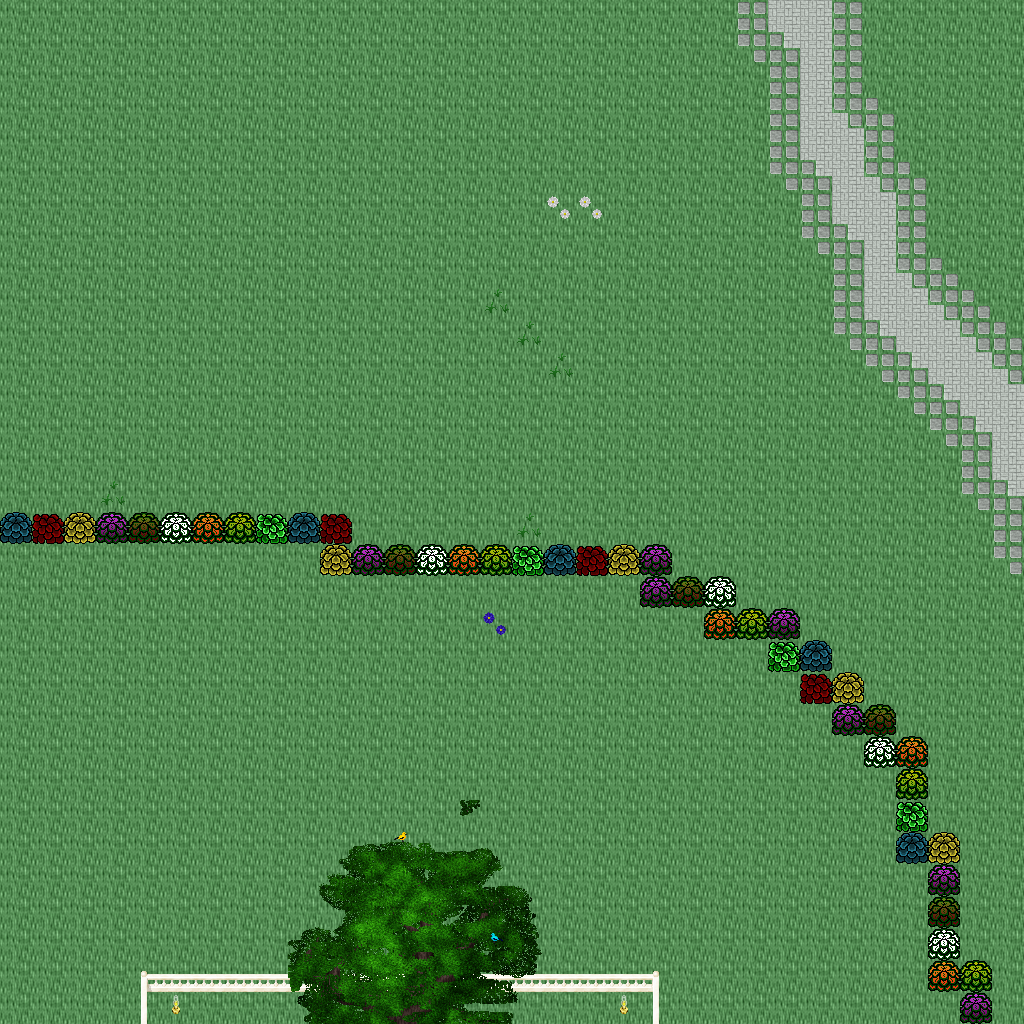

A 2D game scene composited from a Tiled map and its tileset images. What follows is a short description and the map's XML, with each tile layer's data collapsed to a summary:
An orthogonal 32x32 tile map with 32x32 px tiles, 5 tile layers (Ground, Objects, Objects2, Above, ...), 1 hidden layer not drawn, 44 tilesets.

<map version="1.10" tiledversion="1.11.0" orientation="orthogonal" renderorder="right-down" width="32" height="32" tilewidth="32" tileheight="32" infinite="0" nextlayerid="11" nextobjectid="1">
 <tileset firstgid="1" name="logic_item_mushroom" tilewidth="32" tileheight="32" tilecount="6" columns="6">
  <image source="../drawable/logic_item_mushroom.png" width="192" height="32" />
 </tileset>
 <tileset firstgid="7" name="plant_tree_chestnut_tree" tilewidth="32" tileheight="32" tilecount="20" columns="4">
  <image source="../drawable/plant_tree_chestnut_tree.png" width="128" height="160" />
 </tileset>
 <tileset firstgid="27" name="plant_tree_oak_tree" tilewidth="32" tileheight="32" tilecount="20" columns="4">
  <image source="../drawable/plant_tree_oak_tree.png" width="128" height="160" />
 </tileset>
 <tileset firstgid="47" name="building_fence_stone_fence_white" tilewidth="32" tileheight="32" tilecount="9" columns="3">
  <image source="../drawable/building_fence_stone_fence_white.png" width="96" height="96" />
 </tileset>
 <tileset firstgid="56" name="building_gnome_homes" tilewidth="32" tileheight="32" tilecount="48" columns="6">
  <image source="../drawable/building_gnome_homes.png" width="192" height="256" />
 </tileset>
 <tileset firstgid="104" name="logic_creature_gnome" tilewidth="32" tileheight="32" tilecount="6" columns="6">
  <image source="../drawable/logic_creature_gnome.png" width="192" height="32" />
 </tileset>
 <tileset firstgid="110" name="logic_item_vegetable" tilewidth="32" tileheight="32" tilecount="16" columns="8">
  <image source="../drawable/logic_item_vegetable.png" width="256" height="64" />
 </tileset>
 <tileset firstgid="126" name="plant_stump_small_stump" tilewidth="32" tileheight="32" tilecount="4" columns="2">
  <image source="../drawable/plant_stump_small_stump.png" width="64" height="64" />
 </tileset>
 <tileset firstgid="130" name="object_birds" tilewidth="32" tileheight="32" tilecount="4" columns="2">
  <image source="../drawable/object_birds.png" width="64" height="64" />
 </tileset>
 <tileset firstgid="134" name="ground_earth_edges" tilewidth="32" tileheight="32" tilecount="18" columns="6">
  <image source="../drawable/ground_earth_edges.png" width="192" height="96" />
 </tileset>
 <tileset firstgid="152" name="ground_grass_corners" tilewidth="32" tileheight="32" tilecount="24" columns="6">
  <image source="../drawable/ground_grass_corners.png" width="192" height="128" />
 </tileset>
 <tileset firstgid="176" name="building_fence_fence_chunky" tilewidth="32" tileheight="32" tilecount="21" columns="3">
  <image source="../drawable/building_fence_fence_chunky.png" width="96" height="224" />
 </tileset>
 <tileset firstgid="197" name="plant_bush_hosta" tilewidth="32" tileheight="32" tilecount="9" columns="3">
  <image source="../drawable/plant_bush_hosta.png" width="96" height="96" />
 </tileset>
 <tileset firstgid="206" name="plant_tree_maple_tree" tilewidth="32" tileheight="32" tilecount="72" columns="8">
  <image source="../drawable/plant_tree_maple_tree.png" width="256" height="288" />
 </tileset>
 <tileset firstgid="278" name="ground_ground" tilewidth="32" tileheight="32" tilecount="33" columns="3">
  <image source="../drawable/ground_ground.png" width="96" height="352" />
 </tileset>
 <tileset firstgid="311" name="ground_ground_2" tilewidth="32" tileheight="32" tilecount="4" columns="4">
  <image source="../drawable/ground_ground_2.png" width="128" height="32" />
 </tileset>
 <tileset firstgid="315" name="ground_ridge_earth_dark" tilewidth="32" tileheight="32" tilecount="96" columns="12">
  <image source="../drawable/ground_ridge_earth_dark.png" width="384" height="256" />
 </tileset>
 <tileset firstgid="411" name="plant_grasses" tilewidth="32" tileheight="32" tilecount="6" columns="3">
  <image source="../drawable/plant_grasses.png" width="96" height="64" />
 </tileset>
 <tileset firstgid="417" name="ground_grass_edges" tilewidth="32" tileheight="32" tilecount="36" columns="12">
  <image source="../drawable/ground_grass_edges.png" width="384" height="96" />
 </tileset>
 <tileset firstgid="453" name="ground_green_paving" tilewidth="32" tileheight="32" tilecount="18" columns="3">
  <image source="../drawable/ground_green_paving.png" width="96" height="192" />
 </tileset>
 <tileset firstgid="471" name="ground_rock_pebbles" tilewidth="32" tileheight="32" tilecount="3" columns="1">
  <image source="../drawable/ground_rock_pebbles.png" width="32" height="96" />
 </tileset>
 <tileset firstgid="474" name="plant_flower_daisy_white" tilewidth="32" tileheight="32" tilecount="8" columns="2">
  <image source="../drawable/plant_flower_daisy_white.png" width="64" height="128" />
 </tileset>
 <tileset firstgid="482" name="plant_flower_daisy_blue" tilewidth="32" tileheight="32" tilecount="8" columns="2">
  <image source="../drawable/plant_flower_daisy_blue.png" width="64" height="128" />
 </tileset>
 <tileset firstgid="490" name="ground_ladder_vertical_dark" tilewidth="32" tileheight="32" tilecount="3" columns="3">
  <image source="../drawable/ground_ladder_vertical_dark.png" width="96" height="32" />
 </tileset>
 <tileset firstgid="493" name="plant_tree_tree_darkgreen" tilewidth="32" tileheight="32" tilecount="88" columns="8">
  <image source="../drawable/plant_tree_tree_darkgreen.png" width="256" height="352" />
 </tileset>
 <tileset firstgid="581" name="ground_rock_rock_cluster" tilewidth="32" tileheight="32" tilecount="6" columns="3">
  <image source="../drawable/ground_rock_rock_cluster.png" width="96" height="64" />
 </tileset>
 <tileset firstgid="587" name="ground_grass_corners" tilewidth="32" tileheight="32" tilecount="24" columns="6">
  <image source="../drawable/ground_grass_corners.png" width="192" height="128" />
 </tileset>
 <tileset firstgid="611" name="plant_bush_bushes" tilewidth="32" tileheight="32" tilecount="10" columns="5">
  <image source="../drawable/plant_bush_bushes.png" width="160" height="64" />
 </tileset>
 <tileset firstgid="621" name="plant_vine" tilewidth="32" tileheight="32" tilecount="3" columns="1">
  <image source="../drawable/plant_vine.png" width="32" height="96" />
 </tileset>
 <tileset firstgid="624" name="ground_ladder_horizontal_dark" tilewidth="32" tileheight="32" tilecount="3" columns="1">
  <image source="../drawable/ground_ladder_horizontal_dark.png" width="32" height="96" />
 </tileset>
 <tileset firstgid="627" name="logic_collision" tilewidth="32" tileheight="32" tilecount="1" columns="1">
  <image source="../drawable/logic_collision.png" width="32" height="32" />
 </tileset>
 <tileset firstgid="628" name="plant_tree_fir_trees" tilewidth="32" tileheight="32" tilecount="24" columns="6">
  <image source="../drawable/plant_tree_fir_trees.png" width="192" height="128" />
 </tileset>
 <tileset firstgid="652" name="plant_mosses" tilewidth="32" tileheight="32" tilecount="16" columns="4">
  <image source="../drawable/plant_mosses.png" width="128" height="128" />
 </tileset>
 <tileset firstgid="668" name="plant_mushroom3" tilewidth="32" tileheight="32" tilecount="2" columns="2">
  <image source="../drawable/plant_mushroom3.png" width="64" height="32" />
 </tileset>
 <tileset firstgid="670" name="building_wizards_tower" tilewidth="32" tileheight="32" tilecount="252" columns="9">
  <image source="../drawable/building_wizards_tower.png" width="288" height="896" />
 </tileset>
 <tileset firstgid="922" name="plant_tree_evergreen" tilewidth="32" tileheight="32" tilecount="36" columns="3">
  <image source="../drawable/plant_tree_evergreen.png" width="96" height="384" />
 </tileset>
 <tileset firstgid="958" name="logic_portal" tilewidth="32" tileheight="32" tilecount="24" columns="8">
  <image source="../drawable/logic_portal.png" width="256" height="96" />
 </tileset>
 <tileset firstgid="982" name="logic_protection" tilewidth="32" tileheight="32" tilecount="2" columns="2">
  <image source="../drawable/logic_protection.png" width="64" height="32" />
 </tileset>
 <tileset firstgid="984" name="logic_item_herb" tilewidth="32" tileheight="32" tilecount="5" columns="5">
  <image source="../drawable/logic_item_herb.png" width="160" height="32" />
 </tileset>
 <tileset firstgid="989" name="plant_bush_large_green" tilewidth="32" tileheight="32" tilecount="9" columns="3">
  <image source="../drawable/plant_bush_large_green.png" width="96" height="96" />
 </tileset>
 <tileset firstgid="998" name="light_dim_light_5x5" tilewidth="32" tileheight="32" tilecount="25" columns="5">
  <image source="../drawable/light_dim_light_5x5.png" width="160" height="160" />
 </tileset>
 <tileset firstgid="1023" name="furniture_light_small_oil_lamp" tilewidth="32" tileheight="32" tilecount="8" columns="2">
  <image source="../drawable/furniture_light_small_oil_lamp.png" width="64" height="128" />
 </tileset>
 <tileset firstgid="1031" name="item_banners_flag" tilewidth="32" tileheight="32" tilecount="12" columns="3">
  <image source="../drawable/item_banners_flag.png" width="96" height="128" />
 </tileset>
 <tileset firstgid="1043" name="item_flagpole" tilewidth="32" tileheight="32" tilecount="3" columns="1">
  <image source="../drawable/item_flagpole.png" width="32" height="96" />
 </tileset>
 <layer id="1" name="Ground" width="32" height="32">
  <data>[1024 cells, 1024 non-empty, 1 distinct tile ids]</data>
 </layer>
 <layer id="2" name="Objects" width="32" height="32">
  <data>[1024 cells, 120 non-empty, 17 distinct tile ids]</data>
 </layer>
 <layer id="3" name="Objects2" width="32" height="32">
  <data>[1024 cells, 22 non-empty, 7 distinct tile ids]</data>
 </layer>
 <layer id="4" name="Above" width="32" height="32">
  <data>[1024 cells, 47 non-empty, 47 distinct tile ids]</data>
 </layer>
 <layer id="5" name="Above2" width="32" height="32">
  <data>[1024 cells, 2 non-empty, 2 distinct tile ids]</data>
 </layer>
 <layer id="6" name="Walkable" width="32" height="32" visible="0">
  <data>[1024 cells, 67 non-empty, 1 distinct tile ids]</data>
 </layer>
 <objectgroup id="7" name="Mapevents" />
 <objectgroup id="8" name="Spawn" />
 <objectgroup id="9" name="Keys" />
 <objectgroup id="10" name="Replace" />
</map>
